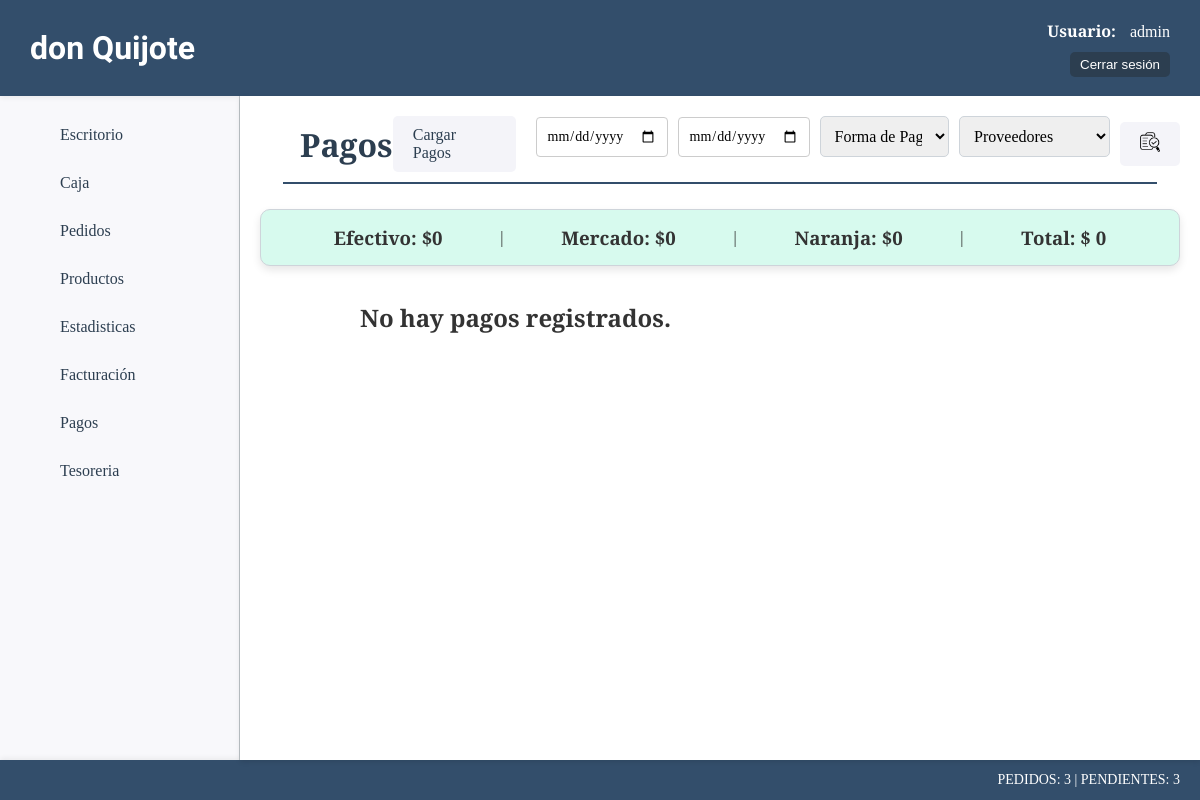
Before: /gastos/ (signed in) with the older database file.
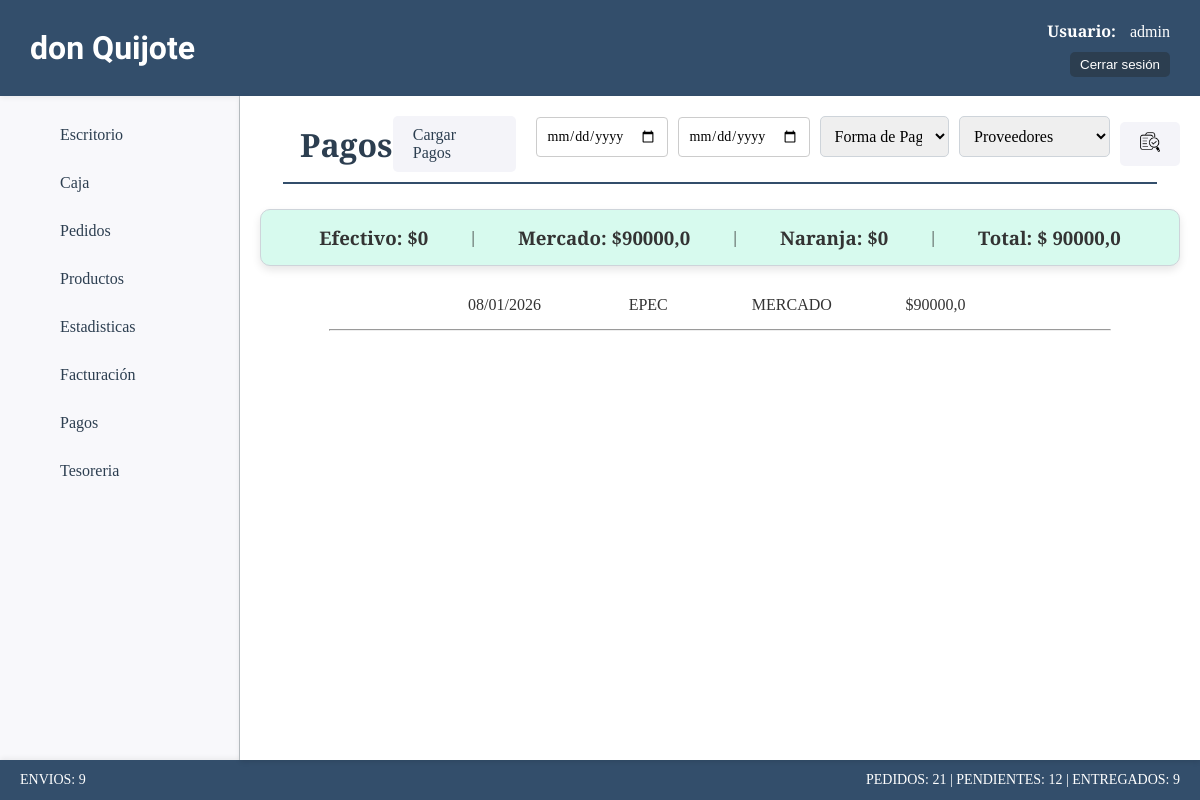
After: the same page with the newer database file.
### gastos/models.py (models this page shows, shortened)
class Gastos(models.Model):
    ESTADO_CHOICES = [
        ('efectivo', 'Efectivo'),
        ('mercado', 'Mercado'),
        ('naranja', 'Naranja'),
    ]
    proveedor=models.ForeignKey(Proveedores, on_delete=models.CASCADE, verbose_name="Proveedor")
    monto=models.FloatField(verbose_name="Monto")
    fecha = models.DateField(default=now)
    forma_pago = models.CharField(max_length=50, choices=ESTADO_CHOICES)

### productos/models.py (models this page shows)
class Proveedores(models.Model):
    nombre=models.CharField(max_length=50)
    estado=models.BooleanField(default=True)
    def __str__(self):
        return self.nombre

### gastos/views.py (the view)
# urls.py: path('', views.home, name="home"),
@login_required
def home(request):
    return listar_pagos(request)

### core/forms.py
class FechasPagosProvForm(forms.Form):
    fecha_inicio = forms.DateField(
        widget=forms.TextInput(attrs={'type': 'date', 'class': 'form-control'}),
        required=False,
        label=''
    )
    fecha_fin = forms.DateField(
        widget=forms.TextInput(attrs={'type': 'date', 'class': 'form-control'}),
        required=False,
        label=''
    )
    OPCIONES_FORMA_PAGO = [
        ('', 'Forma de Pago'),
        ('efectivo', 'Efectivo'),
        ('mercado', 'Mercado'),
        ('naranja', 'Naranja'),
    ]
    forma_pago = forms.ChoiceField(
        choices=OPCIONES_FORMA_PAGO,
        required=False,
        widget=forms.Select(attrs={'class': 'form-control'}),
        label=""
    )
    proveedor = forms.ModelChoiceField(
        queryset=Proveedores.objects.filter(estado=True),
        required=False,
        widget=forms.Select(attrs={'class': 'form-control'}),
        label="",
        empty_label="Proveedores"
    )

### gastos/templates/gastos/index.html (shortened to what this page needs)
{% extends 'core/base.html' %}
{% load static %}
{% block css %}
<link rel="stylesheet" href="{% static 'gastos/css/styles.css' %}">
{% endblock css %}
{% block titulo %}
    {% include 'core/components/encabezado.html' with titulo_texto="Pagos" %}
{% endblock titulo %}
{% block main %}
<div class="insumos-totales card">
    <h3>Efectivo: ${{caja_efectivo}}</h3>
    <p>|</p>
    <h3>Mercado: ${{caja_mercado}}</h3>
    <p>|</p>
    <h3>Naranja: ${{caja_naranja}}</h3>
    <p>|</p>
    <h3>Total: $ {{caja_total}}</h3>
</div>
{% for gasto in gastos %}
<div class="insumos-detalle">
    <p class="insumos-detalle-pedido">{{ gasto.fecha|date:"d/m/Y" }}</p>
    <p class="insumos-detalle-pedido">{{ gasto.proveedor }}</p>
    <p class="insumos-detalle-pedido">{{ gasto.forma_pago|upper}}</p>
    <p class="insumos-detalle-pedido">${{ gasto.monto }}</p>
</div>
<div class="insumos-hr-container">
    <hr class="insumos-hr">
</div>
{% empty %}
<h2 class="vacio">No hay pagos registrados.</h2>
{% endfor %}
{% endblock main %}

Changed rows visible on the page:
added Gastos: fecha "08/01/2026", proveedor "EPEC", forma_pago "MERCADO", monto "90000,0"
Other visible differences:
{{ caja_mercado }}: "0" → "90000,0"
{{ caja_total }}: "0" → "90000,0"
{{ cant_envios }}: (not shown) → "9"
{{ cant_pedidos }}: (not shown) → "21"
{{ cant_pendientes }}: (not shown) → "12"
{{ cant_entregados }}: (not shown) → "9"
{{ cant_pedidos }}: "3" → (not shown)
{{ cant_pendientes }}: "3" → (not shown)
text no longer shown: "No hay pagos registrados."
text now shown: "ENVIOS: | ENTREGADOS:"
